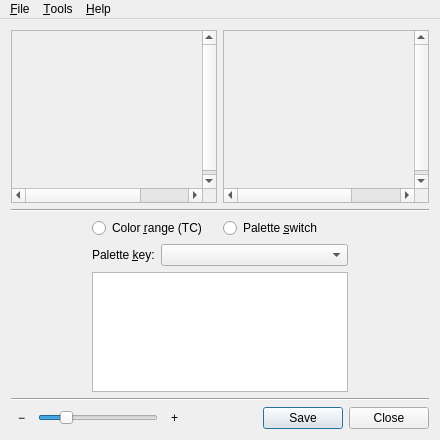
<?xml version="1.0" encoding="UTF-8"?>
<ui version="4.0">
 <class>MainWindow</class>
 <widget class="QMainWindow" name="MainWindow">
  <property name="geometry">
   <rect>
    <x>0</x>
    <y>0</y>
    <width>440</width>
    <height>440</height>
   </rect>
  </property>
  <property name="sizePolicy">
   <sizepolicy hsizetype="Preferred" vsizetype="Preferred">
    <horstretch>0</horstretch>
    <verstretch>0</verstretch>
   </sizepolicy>
  </property>
  <property name="minimumSize">
   <size>
    <width>440</width>
    <height>440</height>
   </size>
  </property>
  <property name="acceptDrops">
   <bool>true</bool>
  </property>
  <property name="windowTitle">
   <string>Wesnoth RCX</string>
  </property>
  <widget class="QWidget" name="grid">
   <layout class="QGridLayout" name="gridLayout">
    <item row="6" column="0">
     <layout class="QHBoxLayout" name="hlCommands">
      <item>
       <widget class="QToolButton" name="tbZoomOut">
        <property name="toolTip">
         <string>Zoom Out</string>
        </property>
        <property name="whatsThis">
         <string>Reduces the zoom level.</string>
        </property>
        <property name="text">
         <string>−</string>
        </property>
        <property name="autoRaise">
         <bool>true</bool>
        </property>
       </widget>
      </item>
      <item>
       <widget class="QSlider" name="zoomSlider">
        <property name="maximumSize">
         <size>
          <width>120</width>
          <height>16777215</height>
         </size>
        </property>
        <property name="toolTip">
         <string>Zoom</string>
        </property>
        <property name="whatsThis">
         <string>Allows to choose the view's zoom level.</string>
        </property>
        <property name="maximum">
         <number>5</number>
        </property>
        <property name="pageStep">
         <number>4</number>
        </property>
        <property name="value">
         <number>1</number>
        </property>
        <property name="orientation">
         <enum>Qt::Horizontal</enum>
        </property>
       </widget>
      </item>
      <item>
       <widget class="QToolButton" name="tbZoomIn">
        <property name="toolTip">
         <string>Zoom In</string>
        </property>
        <property name="whatsThis">
         <string>Increases the zoom level.</string>
        </property>
        <property name="text">
         <string>+</string>
        </property>
        <property name="autoRaise">
         <bool>true</bool>
        </property>
       </widget>
      </item>
      <item>
       <widget class="QDialogButtonBox" name="buttonBox">
        <property name="standardButtons">
         <set>QDialogButtonBox::Close|QDialogButtonBox::Save</set>
        </property>
       </widget>
      </item>
     </layout>
    </item>
    <item row="0" column="0">
     <layout class="QHBoxLayout" name="hlPreviews" stretch="1,1">
      <item>
       <widget class="QScrollArea" name="previewOriginalContainer">
        <property name="whatsThis">
         <string>This is the original image's preview.</string>
        </property>
        <property name="frameShadow">
         <enum>QFrame::Sunken</enum>
        </property>
        <property name="verticalScrollBarPolicy">
         <enum>Qt::ScrollBarAlwaysOn</enum>
        </property>
        <property name="horizontalScrollBarPolicy">
         <enum>Qt::ScrollBarAlwaysOn</enum>
        </property>
        <property name="widgetResizable">
         <bool>false</bool>
        </property>
        <property name="alignment">
         <set>Qt::AlignCenter</set>
        </property>
        <widget class="QWidget" name="scrollAreaWidgetContents_2">
         <property name="geometry">
          <rect>
           <x>0</x>
           <y>0</y>
           <width>270</width>
           <height>162</height>
          </rect>
         </property>
         <property name="whatsThis">
          <string/>
         </property>
         <widget class="ImageLabel" name="previewOriginal" native="true">
          <property name="geometry">
           <rect>
            <x>0</x>
            <y>0</y>
            <width>72</width>
            <height>72</height>
           </rect>
          </property>
         </widget>
        </widget>
       </widget>
      </item>
      <item>
       <widget class="QScrollArea" name="previewRcContainer">
        <property name="whatsThis">
         <string>This is a preview of a single transformation of the original image.</string>
        </property>
        <property name="frameShadow">
         <enum>QFrame::Sunken</enum>
        </property>
        <property name="verticalScrollBarPolicy">
         <enum>Qt::ScrollBarAlwaysOn</enum>
        </property>
        <property name="horizontalScrollBarPolicy">
         <enum>Qt::ScrollBarAlwaysOn</enum>
        </property>
        <property name="widgetResizable">
         <bool>false</bool>
        </property>
        <property name="alignment">
         <set>Qt::AlignCenter</set>
        </property>
        <widget class="QWidget" name="scrollAreaWidgetContents_3">
         <property name="geometry">
          <rect>
           <x>0</x>
           <y>0</y>
           <width>271</width>
           <height>162</height>
          </rect>
         </property>
         <widget class="ImageLabel" name="previewRc" native="true">
          <property name="geometry">
           <rect>
            <x>0</x>
            <y>0</y>
            <width>72</width>
            <height>72</height>
           </rect>
          </property>
         </widget>
        </widget>
       </widget>
      </item>
     </layout>
    </item>
    <item row="2" column="0" rowspan="3">
     <layout class="QHBoxLayout" name="hlOptions" stretch="1,0,1">
      <item>
       <spacer name="hpaddingLeft">
        <property name="orientation">
         <enum>Qt::Horizontal</enum>
        </property>
        <property name="sizeHint" stdset="0">
         <size>
          <width>10</width>
          <height>20</height>
         </size>
        </property>
       </spacer>
      </item>
      <item>
       <layout class="QVBoxLayout" name="vlOptions" stretch="0,0,1">
        <item>
         <layout class="QHBoxLayout" name="horizontalLayout">
          <item>
           <widget class="QRadioButton" name="radRc">
            <property name="sizePolicy">
             <sizepolicy hsizetype="MinimumExpanding" vsizetype="Fixed">
              <horstretch>0</horstretch>
              <verstretch>0</verstretch>
             </sizepolicy>
            </property>
            <property name="whatsThis">
             <string>Selects color range-based (a.k.a. &quot;team color&quot;) recoloring.</string>
            </property>
            <property name="text">
             <string>Color &amp;range (TC)</string>
            </property>
           </widget>
          </item>
          <item>
           <widget class="QRadioButton" name="radPal">
            <property name="sizePolicy">
             <sizepolicy hsizetype="MinimumExpanding" vsizetype="Fixed">
              <horstretch>0</horstretch>
              <verstretch>0</verstretch>
             </sizepolicy>
            </property>
            <property name="whatsThis">
             <string>Selects palette switching mode, to replace original colors with new ones using a color values list instead of ranges.</string>
            </property>
            <property name="text">
             <string>Palette &amp;switch</string>
            </property>
           </widget>
          </item>
         </layout>
        </item>
        <item>
         <layout class="QFormLayout" name="flKeyPal">
          <property name="fieldGrowthPolicy">
           <enum>QFormLayout::AllNonFixedFieldsGrow</enum>
          </property>
          <item row="0" column="0">
           <widget class="QLabel" name="lblKeyPal">
            <property name="text">
             <string>Palette &amp;key:</string>
            </property>
            <property name="buddy">
             <cstring>cbxKeyPal</cstring>
            </property>
           </widget>
          </item>
          <item row="0" column="1">
           <widget class="QComboBox" name="cbxKeyPal">
            <property name="sizePolicy">
             <sizepolicy hsizetype="Ignored" vsizetype="Fixed">
              <horstretch>0</horstretch>
              <verstretch>0</verstretch>
             </sizepolicy>
            </property>
            <property name="whatsThis">
             <string>Selects the original palette for transformation.</string>
            </property>
            <property name="sizeAdjustPolicy">
             <enum>QComboBox::AdjustToContents</enum>
            </property>
           </widget>
          </item>
         </layout>
        </item>
        <item>
         <widget class="QStackedWidget" name="staFunctionOpts">
          <property name="sizePolicy">
           <sizepolicy hsizetype="Expanding" vsizetype="Ignored">
            <horstretch>0</horstretch>
            <verstretch>0</verstretch>
           </sizepolicy>
          </property>
          <property name="minimumSize">
           <size>
            <width>0</width>
            <height>120</height>
           </size>
          </property>
          <property name="currentIndex">
           <number>0</number>
          </property>
          <widget class="QWidget" name="pageRcRanges">
           <property name="sizePolicy">
            <sizepolicy hsizetype="MinimumExpanding" vsizetype="MinimumExpanding">
             <horstretch>0</horstretch>
             <verstretch>0</verstretch>
            </sizepolicy>
           </property>
           <layout class="QGridLayout" name="gridLayout_3">
            <property name="margin">
             <number>0</number>
            </property>
            <item row="0" column="0">
             <widget class="QListWidget" name="listRanges">
              <property name="whatsThis">
               <string>Allows to select color ranges to apply. Click on an item to preview the transformation to the right.</string>
              </property>
              <property name="wordWrap">
               <bool>true</bool>
              </property>
             </widget>
            </item>
           </layout>
          </widget>
          <widget class="QWidget" name="pageRcPal">
           <layout class="QGridLayout" name="gridLayout_2">
            <property name="sizeConstraint">
             <enum>QLayout::SetMinimumSize</enum>
            </property>
            <property name="margin">
             <number>0</number>
            </property>
            <item row="0" column="0">
             <layout class="QFormLayout" name="flRcPal">
              <property name="fieldGrowthPolicy">
               <enum>QFormLayout::AllNonFixedFieldsGrow</enum>
              </property>
              <item row="0" column="0">
               <widget class="QLabel" name="lblNewPal">
                <property name="enabled">
                 <bool>true</bool>
                </property>
                <property name="text">
                 <string>New &amp;palette:</string>
                </property>
                <property name="buddy">
                 <cstring>cbxNewPal</cstring>
                </property>
               </widget>
              </item>
              <item row="0" column="1">
               <widget class="QComboBox" name="cbxNewPal">
                <property name="sizePolicy">
                 <sizepolicy hsizetype="Ignored" vsizetype="Fixed">
                  <horstretch>0</horstretch>
                  <verstretch>0</verstretch>
                 </sizepolicy>
                </property>
                <property name="whatsThis">
                 <string>You an choose the replacement palette in this box.</string>
                </property>
                <property name="sizeAdjustPolicy">
                 <enum>QComboBox::AdjustToContents</enum>
                </property>
               </widget>
              </item>
             </layout>
            </item>
           </layout>
          </widget>
         </widget>
        </item>
       </layout>
      </item>
      <item>
       <spacer name="hpaddingRight">
        <property name="orientation">
         <enum>Qt::Horizontal</enum>
        </property>
        <property name="sizeHint" stdset="0">
         <size>
          <width>10</width>
          <height>20</height>
         </size>
        </property>
       </spacer>
      </item>
     </layout>
    </item>
    <item row="5" column="0">
     <widget class="Line" name="line">
      <property name="orientation">
       <enum>Qt::Horizontal</enum>
      </property>
     </widget>
    </item>
    <item row="1" column="0">
     <widget class="Line" name="line_2">
      <property name="orientation">
       <enum>Qt::Horizontal</enum>
      </property>
     </widget>
    </item>
   </layout>
  </widget>
  <widget class="QMenuBar" name="menuBar">
   <property name="geometry">
    <rect>
     <x>0</x>
     <y>0</y>
     <width>440</width>
     <height>19</height>
    </rect>
   </property>
   <widget class="QMenu" name="menu_File">
    <property name="title">
     <string>&amp;File</string>
    </property>
    <addaction name="action_Open"/>
    <addaction name="action_Save"/>
    <addaction name="separator"/>
    <addaction name="action_Reload"/>
    <addaction name="separator"/>
    <addaction name="action_RecentPlaceholder"/>
    <addaction name="separator"/>
    <addaction name="action_Quit"/>
   </widget>
   <widget class="QMenu" name="menu_Help">
    <property name="title">
     <string>&amp;Help</string>
    </property>
    <addaction name="actionAbout_Morning_Star"/>
   </widget>
   <widget class="QMenu" name="menu_Tools">
    <property name="enabled">
     <bool>true</bool>
    </property>
    <property name="title">
     <string>&amp;Tools</string>
    </property>
    <widget class="QMenu" name="menuPreview_Background">
     <property name="title">
      <string>Preview &amp;Background</string>
     </property>
     <addaction name="actionPreviewBgDefault"/>
     <addaction name="actionPreviewBgWhite"/>
     <addaction name="actionPreviewBgLight"/>
     <addaction name="actionPreviewBgDark"/>
     <addaction name="actionPreviewBgBlack"/>
    </widget>
    <addaction name="menuPreview_Background"/>
    <addaction name="separator"/>
    <addaction name="actionColor_ranges"/>
    <addaction name="action_Palettes"/>
   </widget>
   <addaction name="menu_File"/>
   <addaction name="menu_Tools"/>
   <addaction name="menu_Help"/>
  </widget>
  <action name="action_Open">
   <property name="text">
    <string>&amp;Open...</string>
   </property>
   <property name="shortcut">
    <string>Ctrl+O</string>
   </property>
  </action>
  <action name="action_Quit">
   <property name="text">
    <string>&amp;Quit</string>
   </property>
   <property name="shortcut">
    <string>Ctrl+Q</string>
   </property>
  </action>
  <action name="actionAbout_Morning_Star">
   <property name="text">
    <string>About Wesnoth &amp;RCX...</string>
   </property>
  </action>
  <action name="action_Save">
   <property name="text">
    <string>&amp;Save...</string>
   </property>
   <property name="shortcut">
    <string>Ctrl+S</string>
   </property>
  </action>
  <action name="actionColor_ranges">
   <property name="text">
    <string>Custom Color &amp;Ranges...</string>
   </property>
   <property name="visible">
    <bool>true</bool>
   </property>
  </action>
  <action name="action_Palettes">
   <property name="text">
    <string>Custom &amp;Palettes...</string>
   </property>
  </action>
  <action name="action_Reload">
   <property name="text">
    <string>Reloa&amp;d</string>
   </property>
   <property name="shortcut">
    <string>F5</string>
   </property>
  </action>
  <action name="action_RecentPlaceholder">
   <property name="text">
    <string>&lt;Recent files&gt;</string>
   </property>
  </action>
  <action name="actionPreviewBgWhite">
   <property name="checkable">
    <bool>true</bool>
   </property>
   <property name="text">
    <string>&amp;White</string>
   </property>
  </action>
  <action name="actionPreviewBgLight">
   <property name="checkable">
    <bool>true</bool>
   </property>
   <property name="text">
    <string>&amp;Light</string>
   </property>
  </action>
  <action name="actionPreviewBgDark">
   <property name="checkable">
    <bool>true</bool>
   </property>
   <property name="text">
    <string>Da&amp;rk</string>
   </property>
  </action>
  <action name="actionPreviewBgBlack">
   <property name="checkable">
    <bool>true</bool>
   </property>
   <property name="text">
    <string>&amp;Black</string>
   </property>
  </action>
  <action name="actionPreviewBgDefault">
   <property name="checkable">
    <bool>true</bool>
   </property>
   <property name="checked">
    <bool>true</bool>
   </property>
   <property name="text">
    <string>&amp;Default</string>
   </property>
  </action>
 </widget>
 <layoutdefault spacing="6" margin="11"/>
 <customwidgets>
  <customwidget>
   <class>ImageLabel</class>
   <extends>QWidget</extends>
   <header>../src/imagelabel.hpp</header>
  </customwidget>
 </customwidgets>
 <tabstops>
  <tabstop>previewOriginalContainer</tabstop>
  <tabstop>previewRcContainer</tabstop>
  <tabstop>radRc</tabstop>
  <tabstop>radPal</tabstop>
  <tabstop>cbxKeyPal</tabstop>
  <tabstop>listRanges</tabstop>
  <tabstop>cbxNewPal</tabstop>
  <tabstop>tbZoomOut</tabstop>
  <tabstop>zoomSlider</tabstop>
  <tabstop>tbZoomIn</tabstop>
  <tabstop>buttonBox</tabstop>
 </tabstops>
 <resources/>
 <connections/>
</ui>
